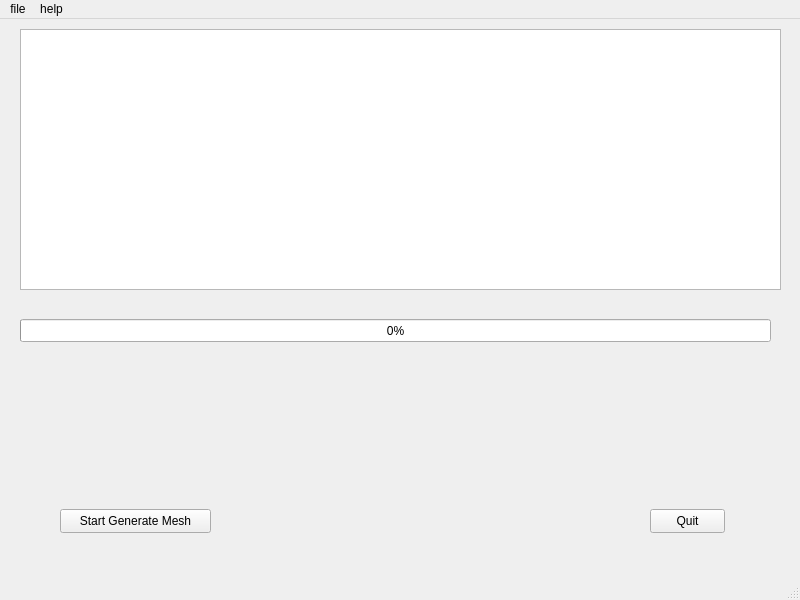
<?xml version="1.0" encoding="UTF-8"?>
<ui version="4.0">
 <class>MainWindow</class>
 <widget class="QMainWindow" name="MainWindow">
  <property name="geometry">
   <rect>
    <x>0</x>
    <y>0</y>
    <width>800</width>
    <height>600</height>
   </rect>
  </property>
  <property name="windowTitle">
   <string>MainWindow</string>
  </property>
  <widget class="QWidget" name="centralwidget">
   <widget class="QPushButton" name="pBtn_start">
    <property name="geometry">
     <rect>
      <x>60</x>
      <y>490</y>
      <width>151</width>
      <height>24</height>
     </rect>
    </property>
    <property name="text">
     <string>Start Generate Mesh</string>
    </property>
   </widget>
   <widget class="QPushButton" name="pBtn_quit">
    <property name="geometry">
     <rect>
      <x>650</x>
      <y>490</y>
      <width>75</width>
      <height>24</height>
     </rect>
    </property>
    <property name="text">
     <string>Quit</string>
    </property>
   </widget>
   <widget class="QTextEdit" name="textEdit">
    <property name="geometry">
     <rect>
      <x>20</x>
      <y>10</y>
      <width>761</width>
      <height>261</height>
     </rect>
    </property>
   </widget>
   <widget class="QProgressBar" name="progressBar">
    <property name="geometry">
     <rect>
      <x>20</x>
      <y>300</y>
      <width>751</width>
      <height>23</height>
     </rect>
    </property>
    <property name="minimum">
     <number>0</number>
    </property>
    <property name="maximum">
     <number>100</number>
    </property>
    <property name="value">
     <number>0</number>
    </property>
   </widget>
  </widget>
  <widget class="QMenuBar" name="menubar">
   <property name="geometry">
    <rect>
     <x>0</x>
     <y>0</y>
     <width>800</width>
     <height>22</height>
    </rect>
   </property>
   <widget class="QMenu" name="menufile">
    <property name="title">
     <string>file</string>
    </property>
    <addaction name="actionopen"/>
    <addaction name="actionclose"/>
   </widget>
   <widget class="QMenu" name="menuhelp">
    <property name="title">
     <string>help</string>
    </property>
   </widget>
   <addaction name="menufile"/>
   <addaction name="menuhelp"/>
  </widget>
  <widget class="QStatusBar" name="statusbar"/>
  <action name="actionopen">
   <property name="text">
    <string>open</string>
   </property>
  </action>
  <action name="actionclose">
   <property name="text">
    <string>close</string>
   </property>
  </action>
 </widget>
 <resources/>
 <connections>
  <connection>
   <sender>pBtn_quit</sender>
   <signal>clicked()</signal>
   <receiver>MainWindow</receiver>
   <slot>close()</slot>
   <hints>
    <hint type="sourcelabel">
     <x>477</x>
     <y>433</y>
    </hint>
    <hint type="destinationlabel">
     <x>399</x>
     <y>299</y>
    </hint>
   </hints>
  </connection>
 </connections>
</ui>
